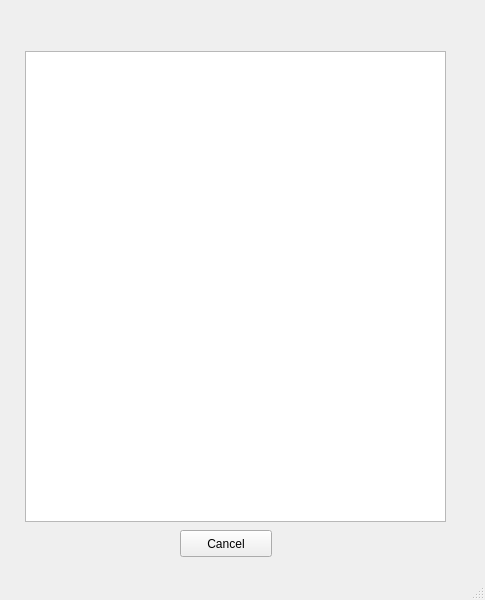
<?xml version="1.0" encoding="UTF-8"?>
<ui version="4.0">
 <class>ViewUserProfile</class>
 <widget class="QMainWindow" name="ViewUserProfile">
  <property name="geometry">
   <rect>
    <x>0</x>
    <y>0</y>
    <width>485</width>
    <height>600</height>
   </rect>
  </property>
  <property name="windowTitle">
   <string>MainWindow</string>
  </property>
  <widget class="QWidget" name="centralwidget">
   <widget class="QPushButton" name="cancelButton">
    <property name="geometry">
     <rect>
      <x>180</x>
      <y>530</y>
      <width>92</width>
      <height>27</height>
     </rect>
    </property>
    <property name="text">
     <string>Cancel</string>
    </property>
   </widget>
   <widget class="QLabel" name="nameOfUser">
    <property name="geometry">
     <rect>
      <x>120</x>
      <y>10</y>
      <width>251</width>
      <height>16</height>
     </rect>
    </property>
    <property name="font">
     <font>
      <pointsize>12</pointsize>
     </font>
    </property>
    <property name="text">
     <string/>
    </property>
   </widget>
   <widget class="QListWidget" name="uploadList">
    <property name="geometry">
     <rect>
      <x>25</x>
      <y>51</y>
      <width>421</width>
      <height>471</height>
     </rect>
    </property>
    <property name="font">
     <font>
      <pointsize>11</pointsize>
     </font>
    </property>
    <property name="tabKeyNavigation">
     <bool>true</bool>
    </property>
    <property name="alternatingRowColors">
     <bool>true</bool>
    </property>
    <property name="iconSize">
     <size>
      <width>0</width>
      <height>0</height>
     </size>
    </property>
    <property name="textElideMode">
     <enum>Qt::ElideNone</enum>
    </property>
    <property name="movement">
     <enum>QListView::Free</enum>
    </property>
    <property name="flow">
     <enum>QListView::TopToBottom</enum>
    </property>
    <property name="isWrapping" stdset="0">
     <bool>false</bool>
    </property>
    <property name="resizeMode">
     <enum>QListView::Adjust</enum>
    </property>
    <property name="layoutMode">
     <enum>QListView::Batched</enum>
    </property>
    <property name="spacing">
     <number>0</number>
    </property>
    <property name="wordWrap">
     <bool>true</bool>
    </property>
    <property name="sortingEnabled">
     <bool>false</bool>
    </property>
   </widget>
  </widget>
  <widget class="QMenuBar" name="menubar">
   <property name="geometry">
    <rect>
     <x>0</x>
     <y>0</y>
     <width>485</width>
     <height>21</height>
    </rect>
   </property>
  </widget>
  <widget class="QStatusBar" name="statusbar"/>
 </widget>
 <resources/>
 <connections/>
</ui>
